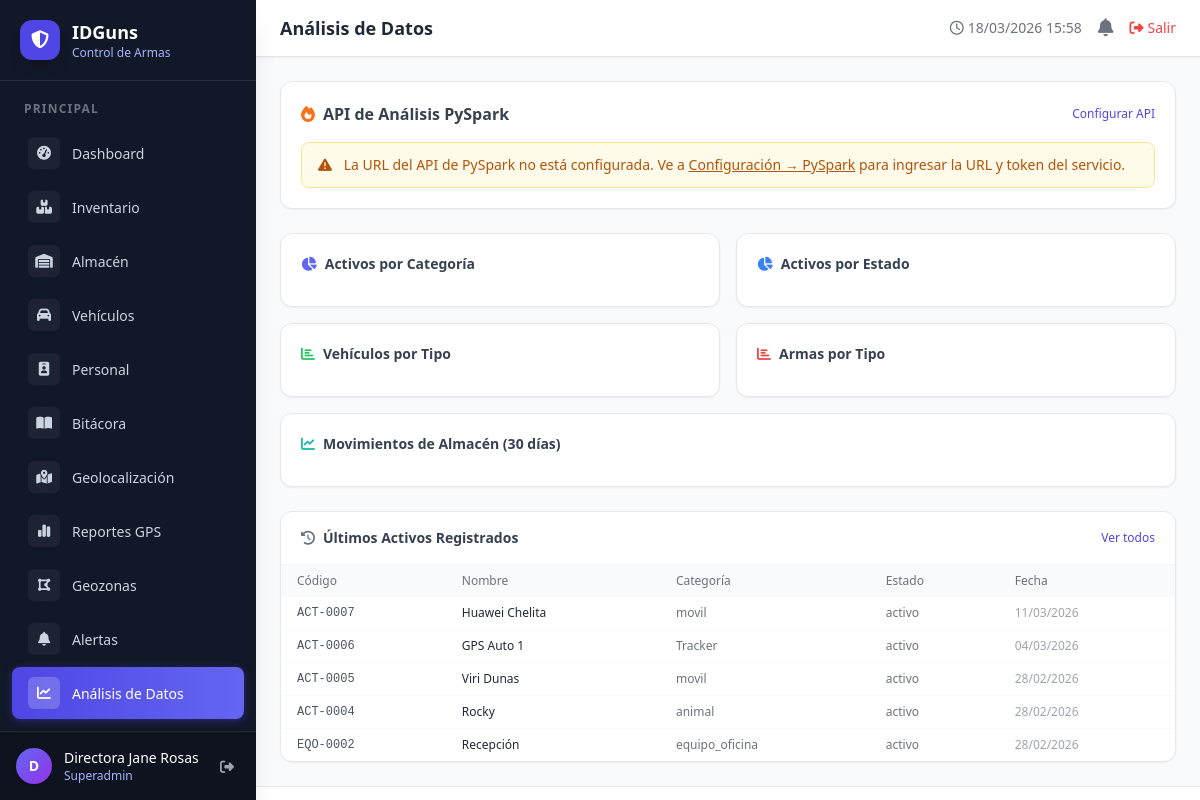
Screenshot of /analytics (signed in) with the database file from the repository.
### tables this page shows
CREATE TABLE `activos` (
  `id` int(10) UNSIGNED NOT NULL,
  `codigo` varchar(30) NOT NULL,
  `nombre` varchar(150) NOT NULL,
  `categoria` varchar(80) NOT NULL DEFAULT 'otro',
  `marca` varchar(80) DEFAULT NULL,
  `modelo` varchar(80) DEFAULT NULL,
  `serie` varchar(80) DEFAULT NULL,
  `color` varchar(40) DEFAULT NULL,
  `estado` enum('activo','baja','mantenimiento') NOT NULL DEFAULT 'activo',
  `responsable_id` int(10) UNSIGNED DEFAULT NULL,
  `personal_id` int(10) UNSIGNED DEFAULT NULL COMMENT 'Responsable del activo (tabla personal)',
  `ubicacion` varchar(150) DEFAULT NULL,
  `descripcion` text,
  `fecha_adquisicion` date DEFAULT NULL,
  `valor` decimal(12,2) DEFAULT NULL,
  `imagen` varchar(255) DEFAULT NULL,
  `created_at` datetime NOT NULL DEFAULT CURRENT_TIMESTAMP
);

### app/controllers/BaseController.php (called while the page is built, shortened)
<?php
class BaseController
{
    protected function render(string $view, array $data = [], string $layout = 'main'): void
    {
        extract($data);
        $viewFile = ROOT_PATH . '/app/views/' . $view . '.php';
        require $viewFile;
    }
}

### app/controllers/AnalyticsController.php (called while the page is built, shortened)
<?php
class AnalyticsController extends BaseController
{
    public function index(): void
    {
        $db = Database::getInstance();
        $assetsByCategory = (new Asset())->getCategoryStats();
        $assetsByStatus   = (new Asset())->getStatsByStatus();
        $vehiclesByType = $db->query(
            "SELECT tipo, COUNT(*) AS total FROM vehiculos GROUP BY tipo ORDER BY total DESC"
        )->fetchAll();
        $vehiclesByStatus = $db->query(
            "SELECT estado, COUNT(*) AS total FROM vehiculos GROUP BY estado"
        )->fetchAll();
        $weaponsByType = $db->query(
            "SELECT tipo, COUNT(*) AS total FROM armas GROUP BY tipo ORDER BY total DESC"
        )->fetchAll();
        $movimientos30 = $db->query(
            "SELECT DATE(fecha) AS dia, tipo, SUM(cantidad) AS total
             FROM movimientos_almacen
             WHERE fecha >= DATE_SUB(NOW(), INTERVAL 30 DAY)
             GROUP BY dia, tipo
             ORDER BY dia ASC"
        )->fetchAll();
        $lowStockCount = (new Supply())->countLowStock();
        $recentActivos = $db->query(
            "SELECT codigo, nombre, categoria, estado, created_at
             FROM activos ORDER BY created_at DESC LIMIT 5"
        )->fetchAll();
        $settingModel = new Setting();
        $pysparkUrl   = $settingModel->get('pyspark_url') ?? '';
        $pysparkData = null;
        $this->render('analytics/index', [
            'title'            => 'Análisis de Datos',
            'flash'            => $this->getFlash(),
            'assetsByCategory' => json_encode($assetsByCategory),
            'assetsByStatus'   => json_encode($assetsByStatus),
            'vehiclesByType'   => json_encode($vehiclesByType),
            'vehiclesByStatus' => json_encode($vehiclesByStatus),
            'weaponsByType'    => json_encode($weaponsByType),
            'movimientos30'    => json_encode($movimientos30),
            'lowStockCount'    => $lowStockCount,
            'recentActivos'    => $recentActivos,
            'pysparkUrl'       => $pysparkUrl,
            'pysparkData'      => $pysparkData,
            'csrf'             => $this->csrfToken(),
        ]);
    }
}

### index.php (called while the page is built, shortened)
<?php
require_once __DIR__ . '/app/controllers/BaseController.php';
$requestUri = parse_url($_SERVER['REQUEST_URI'] ?? '/', PHP_URL_PATH);
$uri        = $requestUri;
$uri = trim($uri ?: '/', '/');
$controller = null;
$action     = null;
if (isset($routes[$uri])) {
    [$controller, $action] = $routes[$uri];
}
$obj = new $controller();
$obj->$action();

### app/views/analytics/index.php (the view, shortened to what this page needs)
<div class="bg-white rounded-xl shadow-sm border border-gray-200 p-5 mb-6">
    <div class="flex items-center justify-between mb-4">
        <h3 class="font-semibold text-gray-700">
            <i class="fa-solid fa-fire mr-2 text-orange-500"></i>API de Análisis PySpark
        </h3>
        <?php if (empty($pysparkUrl)): ?>
        <a href="<?= BASE_URL ?>/configuracion?tab=pyspark"
           class="text-xs text-indigo-600 hover:underline">Configurar API</a>
        <?php else: ?>
        <span class="text-xs text-green-600 bg-green-50 px-2 py-0.5 rounded-full font-medium">
            <i class="fa-solid fa-circle text-xs mr-1"></i>Configurado
        </span>
        <?php endif; ?>
    </div>
    <?php if (empty($pysparkUrl)): ?>
    <div class="bg-amber-50 border border-amber-200 rounded-lg px-4 py-3 text-sm text-amber-700">
        <i class="fa-solid fa-triangle-exclamation mr-2"></i>
        La URL del API de PySpark no está configurada.
        Ve a <a href="<?= BASE_URL ?>/configuracion?tab=pyspark" class="underline font-medium">Configuración → PySpark</a>
        para ingresar la URL y token del servicio.
    </div>
    <?php endif; ?>
</div>
<div class="grid grid-cols-1 lg:grid-cols-2 xl:grid-cols-3 gap-4 mb-6">
    <div class="bg-white rounded-xl shadow-sm border border-gray-200 p-5">
        <h3 class="text-sm font-semibold text-gray-700 mb-3">
            <i class="fa-solid fa-chart-pie mr-2 text-indigo-500"></i>Activos por Categoría
        </h3>
    </div>
    <div class="bg-white rounded-xl shadow-sm border border-gray-200 p-5">
        <h3 class="text-sm font-semibold text-gray-700 mb-3">
            <i class="fa-solid fa-chart-pie mr-2 text-blue-500"></i>Activos por Estado
        </h3>
    </div>
    <div class="bg-white rounded-xl shadow-sm border border-gray-200 p-5">
        <h3 class="text-sm font-semibold text-gray-700 mb-3">
            <i class="fa-solid fa-chart-bar mr-2 text-green-500"></i>Vehículos por Tipo
        </h3>
    </div>
    <div class="bg-white rounded-xl shadow-sm border border-gray-200 p-5">
        <h3 class="text-sm font-semibold text-gray-700 mb-3">
            <i class="fa-solid fa-chart-bar mr-2 text-red-500"></i>Armas por Tipo
        </h3>
    </div>
    <div class="bg-white rounded-xl shadow-sm border border-gray-200 p-5 lg:col-span-2">
        <h3 class="text-sm font-semibold text-gray-700 mb-3">
            <i class="fa-solid fa-chart-line mr-2 text-teal-500"></i>Movimientos de Almacén (30 días)
        </h3>
    </div>
</div>
<div class="bg-white rounded-xl shadow-sm border border-gray-200">
    <div class="flex items-center justify-between px-5 py-4 border-b border-gray-100">
        <h3 class="text-sm font-semibold text-gray-700">
            <i class="fa-solid fa-clock-rotate-left mr-2 text-gray-500"></i>Últimos Activos Registrados
        </h3>
        <a href="<?= BASE_URL ?>/inventario" class="text-xs text-indigo-600 hover:underline">Ver todos</a>
    </div>
    <div class="overflow-x-auto">
        <table class="w-full text-xs">
            <thead class="bg-gray-50">
                <tr>
                    <th class="text-left px-4 py-2 text-gray-500 font-medium">Código</th>
                    <th class="text-left px-4 py-2 text-gray-500 font-medium">Nombre</th>
                    <th class="text-left px-4 py-2 text-gray-500 font-medium">Categoría</th>
                    <th class="text-left px-4 py-2 text-gray-500 font-medium">Estado</th>
                    <th class="text-left px-4 py-2 text-gray-500 font-medium">Fecha</th>
                </tr>
            </thead>
            <tbody class="divide-y divide-gray-50">
            <?php foreach ($recentActivos as $a): ?>
            <tr class="hover:bg-gray-50">
                <td class="px-4 py-2 font-mono text-gray-600"><?= htmlspecialchars($a['codigo'], ENT_QUOTES,'UTF-8') ?></td>
                <td class="px-4 py-2 font-medium text-gray-800"><?= htmlspecialchars($a['nombre'], ENT_QUOTES,'UTF-8') ?></td>
                <td class="px-4 py-2 text-gray-500"><?= htmlspecialchars($a['categoria'], ENT_QUOTES,'UTF-8') ?></td>
                <td class="px-4 py-2 text-gray-500"><?= htmlspecialchars($a['estado'], ENT_QUOTES,'UTF-8') ?></td>
                <td class="px-4 py-2 text-gray-400"><?= date('d/m/Y', strtotime($a['created_at'])) ?></td>
            </tr>
            <?php endforeach; ?>
            </tbody>
        </table>
    </div>
</div>

### rows the page displays
activos: codigo "ACT-0007", nombre "Huawei Chelita", categoria "movil", estado "activo", created_at "11/03/2026"
activos: codigo "ACT-0006", nombre "GPS Auto 1", categoria "Tracker", estado "activo", created_at "04/03/2026"
activos: codigo "ACT-0005", nombre "Viri Dunas", categoria "movil", estado "activo", created_at "28/02/2026"
activos: codigo "ACT-0004", nombre "Rocky", categoria "animal", estado "activo", created_at "28/02/2026"
activos: codigo "EQO-0002", nombre "Recepción", categoria "equipo_oficina", estado "activo", created_at "28/02/2026"

### other values shown
$label "Dashboard Inventario Almacén Vehículos Personal Bitácora Geolocalización Reportes GPS Geozonas Alertas Análisis de Datos"
substr($_SESSION['user_name'] ?? 'U', 0, 1) "D"
$_SESSION['user_name'] "Directora Jane Rosas"
$_SESSION['user_role'] "Superadmin"
$title "Análisis de Datos"
